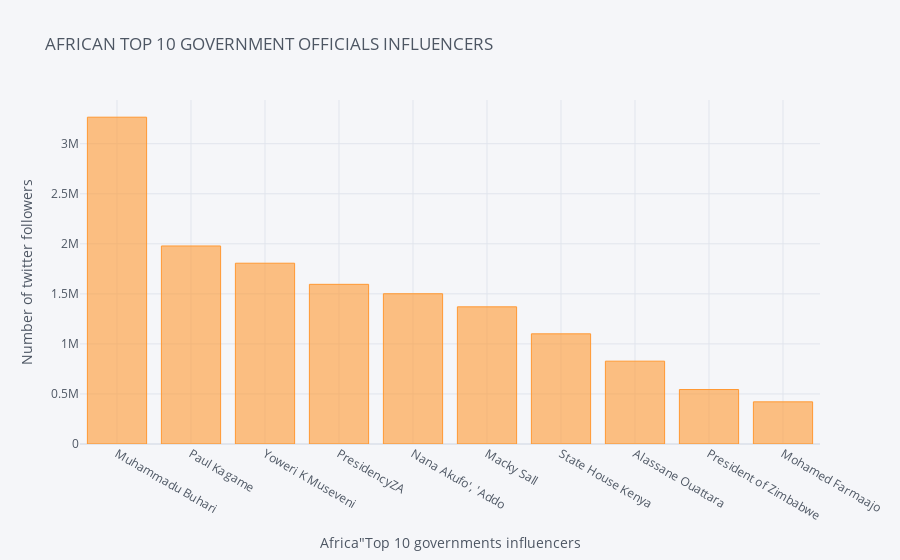

Here is the notebook cell this chart was saved with:
### Code cell
Top_10.iplot(kind="bar",x="African_govt_influencers",y="No. of followers",xTitle='Africa"Top 10 governments influencers',
           yTitle='Number of twitter followers',title='AFRICAN TOP 10 GOVERNMENT OFFICIALS INFLUENCERS')

### Figure 1 — Plotly figure (JSON) as saved in the notebook; plotly's stock layout.template omitted (floating-point values rounded to 4 significant figures)
{"data": [{"marker": {"color": "rgba(255, 153, 51, 0.6)", "line": {"color": "rgba(255, 153, 51, 1.0)", "width": 1}}, "name": "No. of followers", "orientation": "v", "text": "", "type": "bar", "x": ["Muhammadu Buhari", "Paul Kagame", "Yoweri K Museveni", "PresidencyZA", "Nana Akufo', 'Addo", "Macky Sall", "State House Kenya", "Alassane Ouattara", "President of Zimbabwe", "Mohamed Farmaajo"], "y": [3265113, 1978560, 1806255, 1595331, 1501262, 1370436, 1100680, 827673, 544351, 421125]}], "layout": {"legend": {"bgcolor": "#F5F6F9", "font": {"color": "#4D5663"}}, "paper_bgcolor": "#F5F6F9", "plot_bgcolor": "#F5F6F9", "title": {"font": {"color": "#4D5663"}, "text": "AFRICAN TOP 10 GOVERNMENT OFFICIALS INFLUENCERS"}, "xaxis": {"gridcolor": "#E1E5ED", "showgrid": true, "tickfont": {"color": "#4D5663"}, "title": {"font": {"color": "#4D5663"}, "text": "Africa\"Top 10 governments influencers"}, "zerolinecolor": "#E1E5ED"}, "yaxis": {"gridcolor": "#E1E5ED", "showgrid": true, "tickfont": {"color": "#4D5663"}, "title": {"font": {"color": "#4D5663"}, "text": "Number of twitter followers"}, "zerolinecolor": "#E1E5ED"}}}
